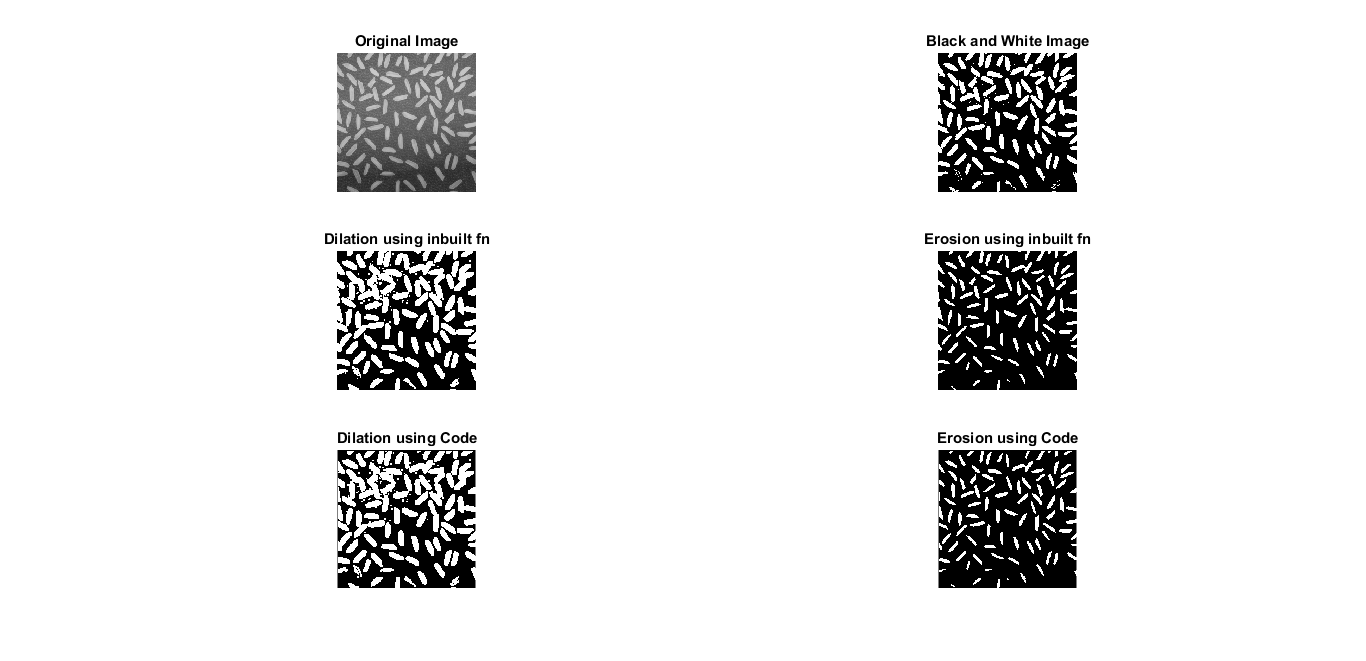
%> input picture SEM 06/IPML/5. Morphological Operations/output/1.png, 1366 x 661 px
$ octave ipml5_dilation.m   (GNU Octave 9; MATLAB toolbox functions it lacks are replaced by stand-ins)
%> lines starting %> are read from the running program, lines starting %| are printed output that depends on the picture; in (x1, y1, x2, y2) boxes, pixels count from 0 and x2, y2 are one past the last pixel; in counts of white or black regions, pixels touching at a corner belong together; the program's own positions count from 1
y=imread('1.png');
%> y is the input picture: size 661x1366x3 uint8; min 0, max 255, mean 231.2
y=rgb2gray(y);
%> y: size 661x1366 uint8
resized=imresize(y,[256 256]);
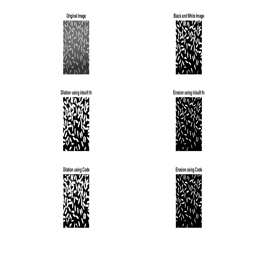
%> resized: size 256x256 uint8; min 0, max 255, mean 231.2
bw=im2bw(resized);
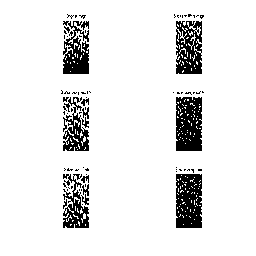
%> bw: size 256x256 logical; 90.3% white; 76 black regions (64 under 20 px), largest, box (x1, y1, x2, y2) and area: (176, 97, 202, 151) 1252, (176, 174, 202, 228) 1251, (176, 21, 202, 74) 1023
SE=[1 1 1;1 1 1;1 1 1];
[m n]=size(bw);
%> m = 256; n = 256
[p q]=size(SE);
c=padarray(bw,[1 1]);
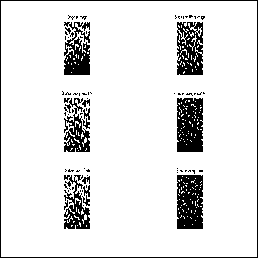
%> c: size 258x258 logical; 88.9% white; 77 black regions (64 under 20 px), largest, box (x1, y1, x2, y2) and area: (177, 98, 203, 152) 1252, (177, 175, 203, 229) 1251, (0, 0, 258, 258) 1028
d=zeros(m,n);
for i=1:size(c,1)-3
    for j=1:size(c,2)-3
       if sum(sum(SE&c(i+1:i+p,j+1:j+q)))>=1
           d(i,j)=1;
       end
    end
end
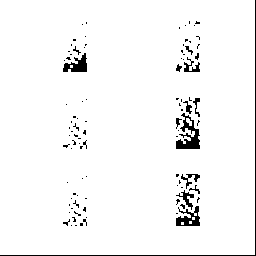
%> d: size 256x256 double; values 0 (black) and 1 (white), 96.4% white; 96 black regions (82 under 20 px), largest, box (x1, y1, x2, y2) and area: (0, 0, 256, 256) 511, (176, 113, 200, 149) 405, (176, 206, 200, 226) 260
dil=imdilate(bw,SE);
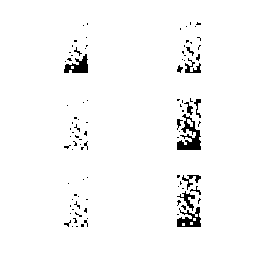
%> dil: size 256x256 logical; 97.2% white; 95 black regions (82 under 20 px), largest, box (x1, y1, x2, y2) and area: (177, 114, 201, 150) 405, (177, 207, 201, 227) 260, (64, 54, 88, 73) 249
figure(2)
subplot(2,2,1)

imshow(d)
subplot(2,2,2)
imshow(dil)
